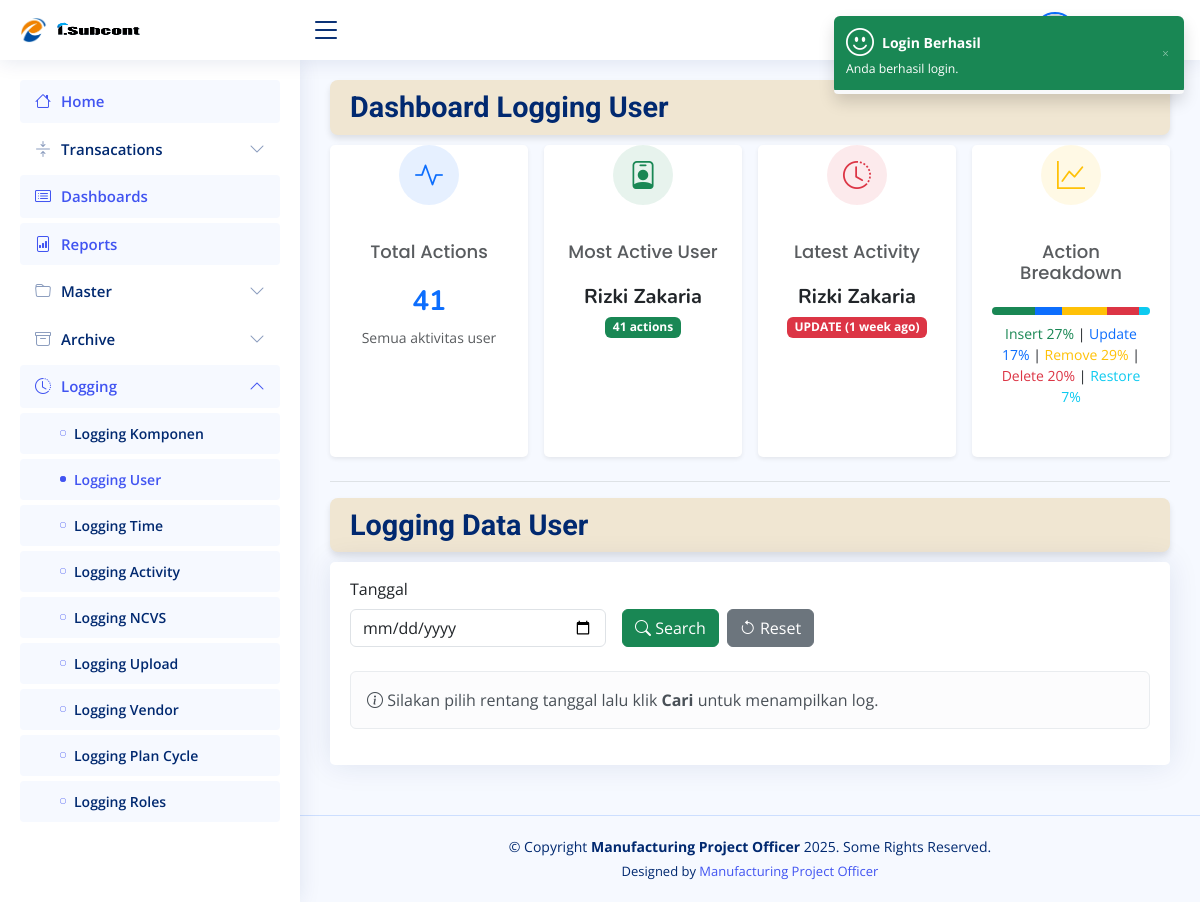
/pages/log-user.php (signed in), run on an earlier commit of the app's database.
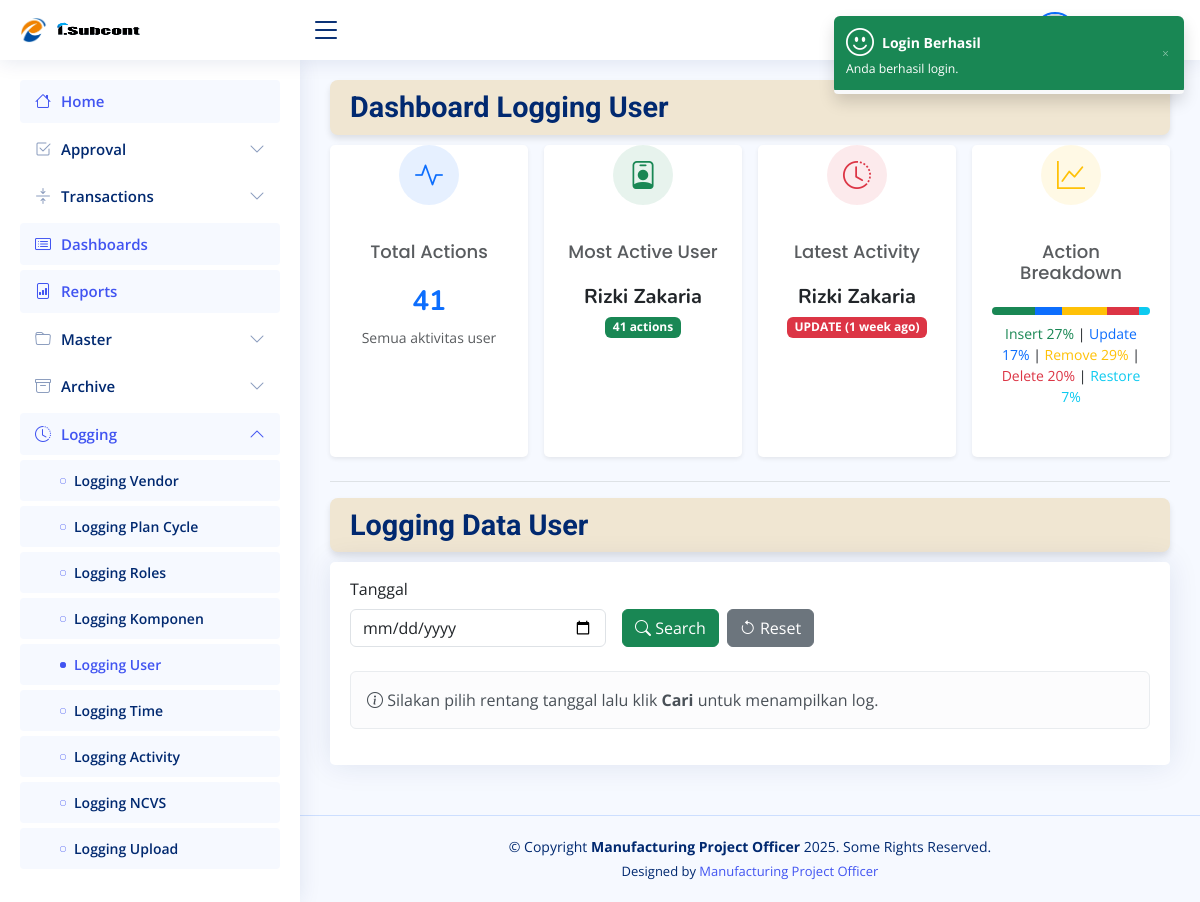
And on a later commit of the database.
### tables this page shows
CREATE TABLE `menus` (
  `id` int(11) NOT NULL,
  `name` varchar(100) NOT NULL,
  `key_name` varchar(100) NOT NULL,
  `url` varchar(150) DEFAULT NULL,
  `icon` varchar(50) DEFAULT NULL,
  `parent_id` int(11) DEFAULT NULL,
  `ordering` int(11) DEFAULT 0,
  `is_active` tinyint(1) DEFAULT 1
);

### pages/log-user.php (the view, shortened to what the changed rows need)
<!DOCTYPE html>
<html lang="en">
<head>
    <link href="../assets/vendor/bootstrap/css/bootstrap.min.css" rel="stylesheet">
    <link href="../assets/vendor/bootstrap-icons/bootstrap-icons.css" rel="stylesheet">
    <link href="../assets/vendor/boxicons/css/boxicons.min.css" rel="stylesheet">
    <link href="../assets/vendor/quill/quill.snow.css" rel="stylesheet">
    <link href="../assets/vendor/quill/quill.bubble.css" rel="stylesheet">
    <link href="../assets/vendor/remixicon/remixicon.css" rel="stylesheet">
    <link href="../assets/vendor/simple-datatables/style.css" rel="stylesheet">
    <link href="../assets/css/style.css" rel="stylesheet">
    <link href="https://cdn.jsdelivr.net/npm/select2@4.1.0-rc.0/dist/css/select2.min.css" rel="stylesheet" />
    <link href="https://cdn.jsdelivr.net/npm/select2@4.1.0-rc.0/dist/css/select2.min.css" rel="stylesheet" />
    <link rel="stylesheet" href="https://cdn.datatables.net/1.13.6/css/dataTables.bootstrap5.min.css">
    <link rel="stylesheet" href="https://cdn.datatables.net/buttons/2.4.1/css/buttons.bootstrap5.min.css">
    <link rel="stylesheet" href="https://cdn.datatables.net/responsive/2.5.0/css/responsive.bootstrap5.min.css">
</head>
<body>
    <?php
    include_once __DIR__ . '/../includes/header.php';
    ?>
    <main id="main" class="main">
        <div class="pagetitle text-black" style="background-color: #f0e6d2; padding: 10px 20px; border-radius: 8px; box-shadow: 0 4px 6px rgba(0,0,0,0.1);">
            <h1 style="font-size: 1.8rem; font-weight: 700; font-family: 'Roboto', sans-serif;">
                Dashboard Logging User
            </h1>
        </div>
        <div class="pagetitle text-black" style="background-color: #f0e6d2; padding: 10px 20px; border-radius: 8px; box-shadow: 0 4px 6px rgba(0,0,0,0.1);">
            <h1 style="font-size: 1.8rem; font-weight: 700; font-family: 'Roboto', sans-serif;">
                Logging Data User
            </h1>
        </div>
    </main>
    <link href="https://cdn.jsdelivr.net/npm/select2@4.1.0-rc.0/dist/css/select2.min.css" rel="stylesheet" />
</body>
</html>

### includes/header.php (shortened to what the changed rows need)
<aside id="sidebar" class="sidebar">
  <ul class="sidebar-nav" id="sidebar-nav">
    <?php
     $role_id = isset($_SESSION['role_id']) ? (int)$_SESSION['role_id'] : 0;
     $page = $page ?? '';
     $sql = "SELECT m.*
         FROM menus m
         JOIN role_permissions rp ON rp.menu_id = m.id
         WHERE rp.role_id = '{$role_id}' AND rp.allowed = 1
         ORDER BY COALESCE(m.parent_id, 0), m.ordering ASC";
     $res = mysqli_query($conn, $sql);
     $menusByParent = [];
     $menusById = [];
     while ($r = mysqli_fetch_assoc($res)) {
       $r['id'] = (int)$r['id'];
       $r['parent_id'] = is_null($r['parent_id']) || $r['parent_id'] === '' ? 0 : (int)$r['parent_id'];
       $menusByParent[$r['parent_id']][] = $r;
       $menusById[$r['id']] = $r;
     }
     $activeMenuId = null;
     foreach ($menusById as $id => $m) {
       if (!empty($m['key_name']) && $m['key_name'] === $page) {
         $activeMenuId = $id;
         break;
       }
     }
     $openIds = [];
     if ($activeMenuId) {
       $cursor = $activeMenuId;
       while (!empty($menusById[$cursor]['parent_id'])) {
         $parent = (int)$menusById[$cursor]['parent_id'];
         $openIds[$parent] = true;
         $cursor = $parent;
       }
     }
     function renderMenuTree($parent_id, $menusByParent, $menusById, $activeMenuId, $openIds)
     {
       foreach ($menusByParent[$parent_id] as $menu) {
         $id = (int)$menu['id'];
         $hasChild = !empty($menusByParent[$id]);
         $isActive = ($activeMenuId === $id);
         $isOpen   = isset($openIds[$id]);
         $icon = $menu['icon'] ?: ($hasChild ? 'bi bi-folder' : 'bi bi-circle');
         echo '<li class="nav-item">';
         if ($hasChild) {
           echo '<a class="nav-link ' . ($isOpen ? '' : 'collapsed') . '" data-bs-target="#menu-' . $id . '" data-bs-toggle="collapse" href="#">';
           echo '<i class="' . htmlspecialchars($icon) . '"></i><span>' . htmlspecialchars($menu['name']) . '</span>';
           echo '<i class="bi bi-chevron-down ms-auto"></i></a>';
           echo '<ul id="menu-' . $id . '" class="nav-content collapse ' . ($isOpen ? 'show' : '') . '" data-bs-parent="#sidebar-nav">';
           renderMenuTree($id, $menusByParent, $menusById, $activeMenuId, $openIds);
           echo '</ul>';
         } else {
           echo '<a class="nav-link ' . ($isActive ? 'active' : '') . '" href="' . htmlspecialchars($menu['url']) . '">';
           echo '<i class="' . htmlspecialchars($icon) . '"></i><span>' . htmlspecialchars($menu['name']) . '</span></a>';
         }
         echo '</li>';
       }
     }
     renderMenuTree(0, $menusByParent, $menusById, $activeMenuId, $openIds);
     ?>
  </ul>
</aside>

What changed in the data, as far as the page shows it:
added menus: name "Approval"
changed menus: name "Transacations" → "Transactions"
changed menus "Logging Vendor": moves up the list
changed menus "Logging Plan Cycle": moves up the list
changed menus "Logging Roles": moves up the list
